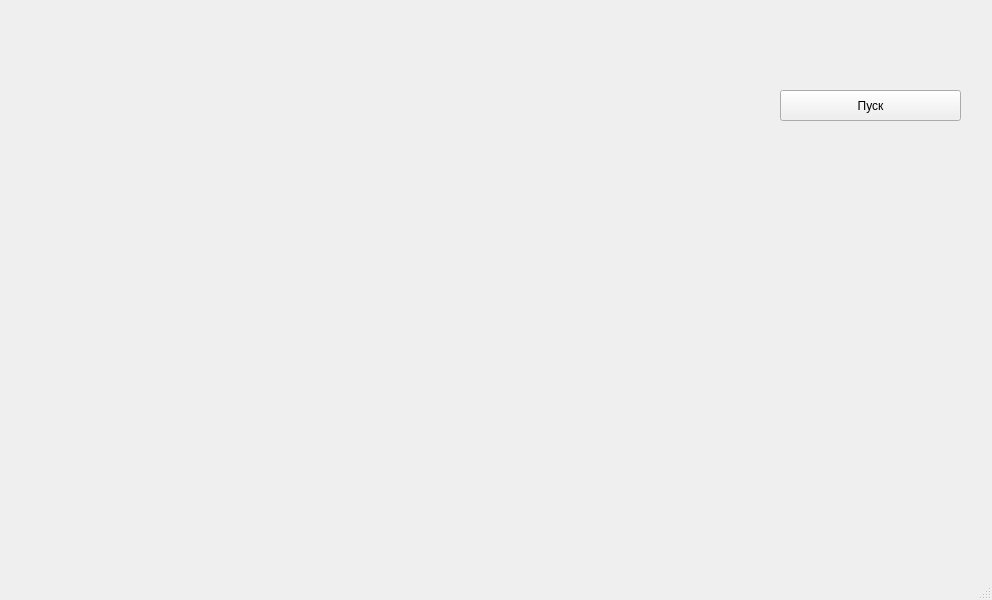
<?xml version="1.0" encoding="UTF-8"?>
<ui version="4.0">
 <class>MainWindow</class>
 <widget class="QMainWindow" name="MainWindow">
  <property name="geometry">
   <rect>
    <x>0</x>
    <y>0</y>
    <width>992</width>
    <height>600</height>
   </rect>
  </property>
  <property name="sizePolicy">
   <sizepolicy hsizetype="Preferred" vsizetype="Preferred">
    <horstretch>0</horstretch>
    <verstretch>0</verstretch>
   </sizepolicy>
  </property>
  <property name="windowTitle">
   <string>MainWindow</string>
  </property>
  <widget class="QWidget" name="centralwidget">
   <widget class="QPushButton" name="pushButton">
    <property name="geometry">
     <rect>
      <x>780</x>
      <y>90</y>
      <width>181</width>
      <height>31</height>
     </rect>
    </property>
    <property name="text">
     <string>Пуск</string>
    </property>
   </widget>
  </widget>
  <widget class="QMenuBar" name="menubar">
   <property name="geometry">
    <rect>
     <x>0</x>
     <y>0</y>
     <width>992</width>
     <height>27</height>
    </rect>
   </property>
  </widget>
  <widget class="QStatusBar" name="statusbar"/>
 </widget>
 <resources/>
 <connections/>
</ui>
